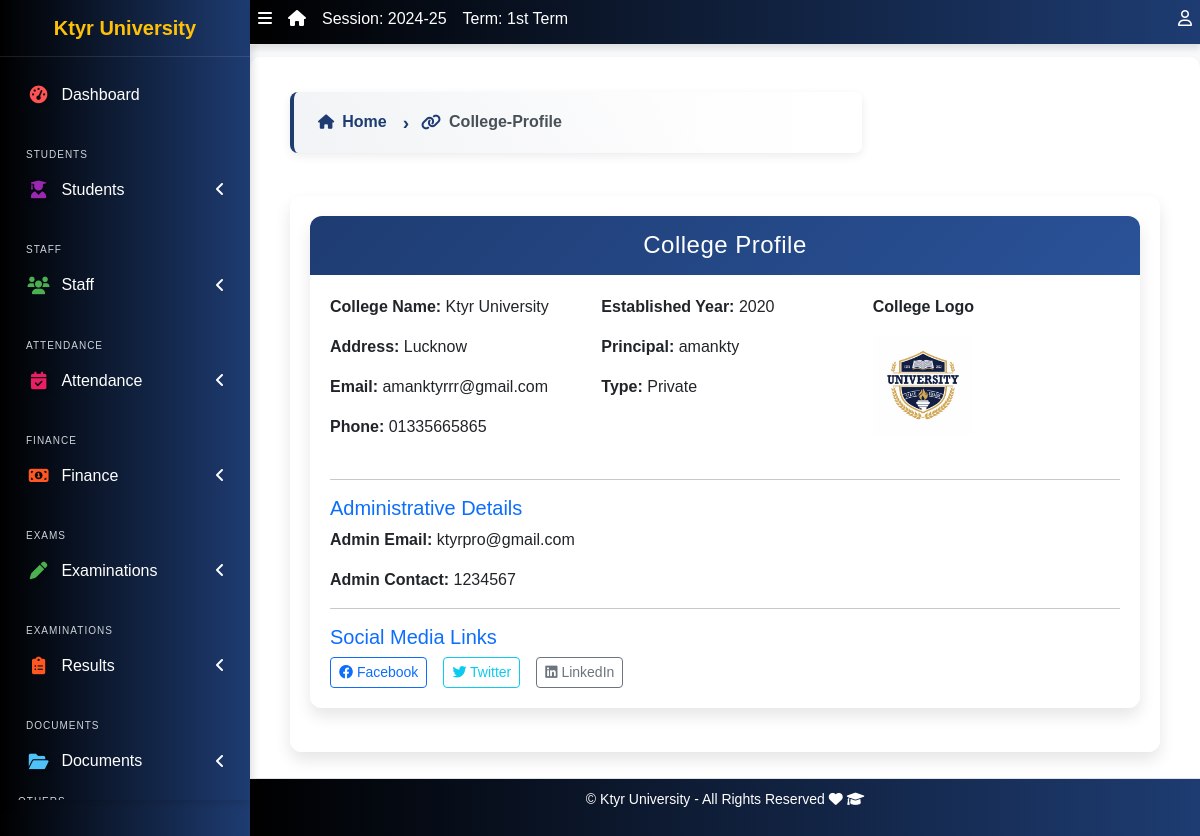
Page /college-profile/ on the earlier database version.
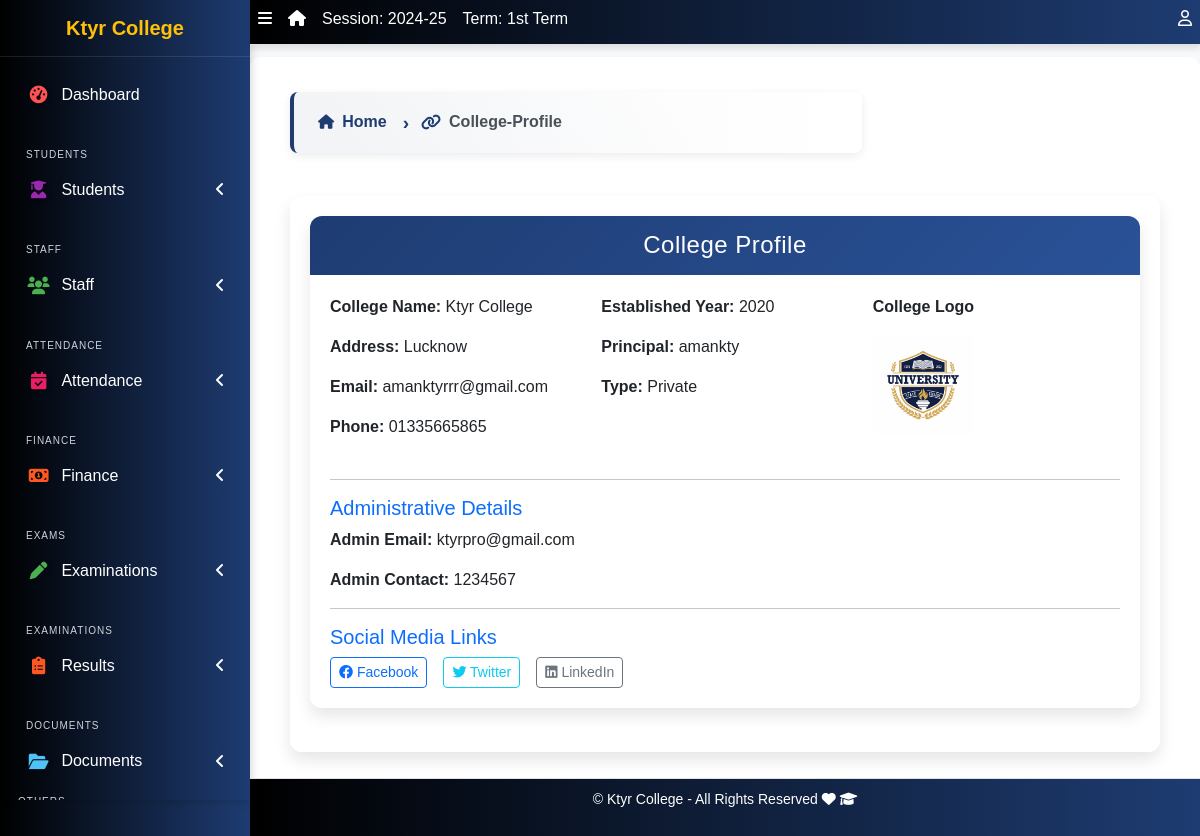
Same page on the later database version.
### apps/corecode/models.py (models this page shows, shortened)
class CollegeProfile(models.Model):
    college_name = models.CharField(max_length=255)
    college_address = models.TextField()
    college_email = models.EmailField()
    college_phone = models.CharField(max_length=15)
    college_logo = models.ImageField(upload_to='college_logos/', blank=True, null=True)
    established_year = models.PositiveIntegerField()
    principal_name = models.CharField(max_length=255)
    college_type = models.CharField(max_length=50, choices=[
        ('Government', 'Government'),
        ('Private', 'Private'),
        ('Semi-Government', 'Semi-Government'),
    ])
    admin_email = models.EmailField()
    admin_contact = models.CharField(max_length=15)
    facebook_link = models.URLField(blank=True, null=True)
    twitter_link = models.URLField(blank=True, null=True)
    linkedin_link = models.URLField(blank=True, null=True)

### apps/corecode/views.py (the view)
# urls.py: path("college-profile/", views.college_profile_view, name="college-profile"),
def college_profile_view(request):
    profile = get_object_or_404(CollegeProfile)
    return render(request, 'corecode/college_profile.html', {'profile': profile})

### apps/corecode/context_processors.py (called while the page is built)
def site_defaults(request):
    current_session = AcademicSession.objects.get(current=True)
    current_term = AcademicTerm.objects.get(current=True)
    vals = SiteConfig.objects.all()
    contexts = {
        "current_session": current_session.name,
        "current_term": current_term.name,
    }
    for val in vals:
        contexts[val.key] = val.value
    return contexts

def global_college_profile(request):
    try:
        profile = CollegeProfileModel.objects.first()
    except CollegeProfileModel.DoesNotExist:
        profile = None
    return {'profile': profile}

### apps/corecode/templates/corecode/college_profile.html
{% extends 'base.html' %}
{% block content %}
  {% if profile %}
  <div class="card shadow-lg border-0">
    <div class="card-header bg-primary text-white text-center">
      <h4 class="mb-0">College Profile</h4>
    </div>
    <div class="card-body">
      <div class="row mb-3">
        <div class="col-md-4">
          <p><strong> College Name:</strong> {{ profile.college_name }}</p>
          <p><strong>Address:</strong> {{ profile.college_address }}</p>
          <p><strong>Email:</strong> {{ profile.college_email }}</p>
          <p><strong>Phone:</strong> {{ profile.college_phone }}</p>
        </div>
        <div class="col-md-4">
          <p><strong>Established Year:</strong> {{ profile.established_year }}</p>
          <p><strong>Principal:</strong> {{ profile.principal_name }}</p>
          <p><strong>Type:</strong> {{ profile.college_type }}</p>
        </div>
        <div class="col-md-4">
          <p><strong>College Logo</strong></p>
          <img src="{{ profile.college_logo.url }}" alt="College Logo" class="img-fluid" style="height: 100px; object-fit: contain;">
        </div>
      </div>
      <hr>
      <h5 class="text-primary">Administrative Details</h5>
      <p><strong>Admin Email:</strong> {{ profile.admin_email }}</p>
      <p><strong>Admin Contact:</strong> {{ profile.admin_contact }}</p>
      <hr>
      <h5 class="text-primary">Social Media Links</h5>
      <div class="d-flex flex-wrap gap-3">
        <a href="{{ profile.facebook_link }}" class="btn btn-outline-primary btn-sm" target="_blank">
          <i class="fab fa-facebook"></i> Facebook
        </a>
        <a href="{{ profile.twitter_link }}" class="btn btn-outline-info btn-sm" target="_blank">
          <i class="fab fa-twitter"></i> Twitter
        </a>
        <a href="{{ profile.linkedin_link }}" class="btn btn-outline-secondary btn-sm" target="_blank">
          <i class="fab fa-linkedin"></i> LinkedIn
        </a>
      </div>
    </div>
  </div>
  {% else %}
  <div class="alert alert-warning text-center mt-4">
    No profile found. <a href="{% url 'site_config' %}" class="alert-link">Click here</a> to create one.
  </div>
  {% endif %}
{% endblock content %}

### templates/base.html (shortened to what the changed rows need)
{% load static %}
<!DOCTYPE html>
<html lang="en">
<head>
  <link rel="stylesheet" href="{% static 'dist/css/preload.css' %}">
  <link rel="stylesheet" href="{% static 'plugins/fontawesome-free/css/all.min.css' %}">
  <link rel="stylesheet" href="{% static 'plugins/toastr/toastr.min.css' %}">
<link rel="stylesheet" href="https://cdn.jsdelivr.net/npm/bootstrap-icons/font/bootstrap-icons.css">
    <link rel="stylesheet" href="https://cdnjs.cloudflare.com/ajax/libs/font-awesome/6.5.0/css/all.min.css">
  <link rel="stylesheet"
    href="{% static 'plugins/overlayScrollbars/css/OverlayScrollbars.min.css' %}">
  <link rel="stylesheet" href="{% static 'plugins/Datatables/datatables.min.css' %}" />
  <link rel="stylesheet" href="{% static 'dist/css/adminlte.min.css' %}">
  <link rel="stylesheet" href="https://cdnjs.cloudflare.com/ajax/libs/font-awesome/6.0.0-beta3/css/all.min.css">
  <link rel="stylesheet" href="https://cdn.jsdelivr.net/npm/bootstrap@5.3.0/dist/css/bootstrap.min.css">
  <link rel="stylesheet" href="{% static 'dist/css/style.css' %}">
  <link rel="stylesheet" href="{% static 'dist/css/sidebar-fix.css' %}">
</head>
<body class="hold-transition sidebar-mini layout-fixed layout-navbar-fixed layout-footer-fixed">
  <div class="wrapper">
    <aside class="main-sidebar sidebar-dark-primary">
      <a href="{% url 'home' %}" class="brand-link">{{ profile.college_name | default:"MySchool" }}</a>
<div class="sidebar">
  <nav class="mt-2">
  </nav>
</div>
    </aside>
    <div class="content-wrapper">
      <section class="content" >
        <div class="container-fluid">
          <div class="row">
            <div class="col-md-12">
              {% block fullcard %}
              <div class="card">
                <div class="card-body">
                  <div class="row">
                    <div class="col">
                      {% block content %}
                      {% endblock content %}
                    </div>
                  </div>
                </div>
              </div>
              {% endblock fullcard %}
            </div>
          </div>
        </div>
      </section>
    </div>
    <footer class="main-footer">
      <p>&copy; {{ profile.college_name | default:"MySchool" }} - All Rights Reserved
      <i class="fas fa-heart"></i>
      <i class="fas fa-graduation-cap"></i></p>
    </footer>
  </div>
</body>
</html>

Differences in the rows shown:
changed CollegeProfile "Lucknow": college_name "Ktyr University" → "Ktyr College"
